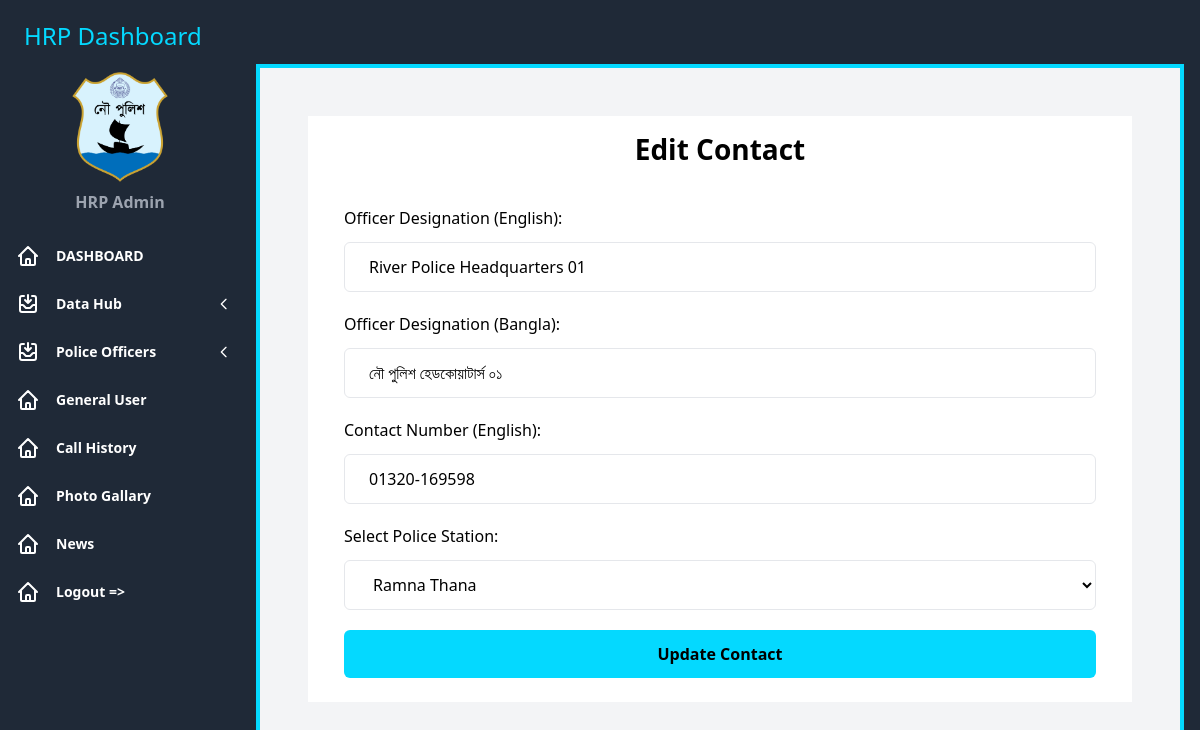
/contact/edit/4 (signed in), run on the app's committed database.
### datahub/models.py (models this page shows, shortened)
class Contact(models.Model):
    designation = models.CharField(max_length=255, blank=False, null=False)
    designation_bn = models.CharField(max_length=255, blank=False, null=False)
    phone_number = models.CharField(max_length=15, blank=False, null=False)
    thana = models.ForeignKey('PrimaryThana', related_name='contact', on_delete=models.CASCADE, null=False, blank=False,)
    created_at = models.DateTimeField(auto_now_add=True)
    updated_at = models.DateTimeField(auto_now=True)

### datahub/views.py (the view, shortened to what this page needs)
# urls.py: path('contact/edit/<int:id>', editContact, name='edit'),
@login_required
def editContact(request, id):
    e = Contact.objects.get(id=id)
    ps = PrimaryThana.objects.all()
    context = {
        'ps': ps,
        'e': e,
    }
    return render(request, 'datahub/editcontact.html', context)

### template/datahub/editcontact.html (shortened to what this page needs)
{% extends 'datahub/base.html' %}
{% block content %}
<div class="flex items-center justify-center p-12">
    <div class="mx-auto w-full max-w-[550px] bg-white">
        <h2 style="text-align: center; font-size: 28px;" class="font-bold my-3">Edit Contact</h2>
      <form
        class="py-6 px-9"
        method="POST"
      >
        <div class="mb-5">
          <label
            for="od"
            class="mb-3 block text-base font-medium text-[#07074D]"
          >
            Officer Designation (English):
          </label>
          <input required
            type="text"
            name="od"
            id="od"
            value="{{e.designation}}"
            class="w-full rounded-md border border-[#e0e0e0] bg-white py-3 px-6 text-base font-medium text-[#6B7280] outline-none focus:border-[#6A64F1] focus:shadow-md"
          />
        </div>
        <div class="mb-5">
            <label
              for="odbn"
              class="mb-3 block text-base font-medium text-[#07074D]"
            >
              Officer Designation (Bangla):
            </label>
            <input required
              type="text"
              name="odbn"
              id="odbn"
              value="{{e.designation_bn}}"
              class="w-full rounded-md border border-[#e0e0e0] bg-white py-3 px-6 text-base font-medium text-[#6B7280] outline-none focus:border-[#6A64F1] focus:shadow-md"
            />
          </div>
          <div class="mb-5">
            <label
              for="contact"
              class="mb-3 block text-base font-medium text-[#07074D]"
            >
              Contact Number (English):
            </label>
            <input required
              type="tel"
              name="contact"
              id="contact"
              value="{{e.phone_number}}"
              class="w-full rounded-md border border-[#e0e0e0] bg-white py-3 px-6 text-base font-medium text-[#6B7280] outline-none focus:border-[#6A64F1] focus:shadow-md"
            />
          </div>
          <div class="mb-5">
            <label
              for="sps"
              class="mb-3 block text-base font-medium text-[#07074D]"
            >
              Select Police Station:
            </label>
            <select name="sps" id="sps" class="w-full rounded-md border border-[#e0e0e0] bg-white py-3 px-6 text-base font-medium text-[#6B7280] outline-none focus:border-[#6A64F1] focus:shadow-md">
                {% for i in ps %}
                    {% if i == e.thana %}
                        <option value="{{i.id}}" selected>{{i.name}}</option>
                    {% else %}
                        <option value="{{i.id}}">{{i.name}}</option>
                    {% endif %}
                {% endfor %}
            </select>
          </div>
        <div>
          <button
            class="hover:shadow-form w-full hover:bg-blue-800 hover:text-white rounded-md bg-green-400 py-3 px-8 text-center text-base font-bold text-black outline-none"
          >
            Update Contact
          </button>
        </div>
      </form>
    </div>
  </div>
{% endblock content %}

### template/datahub/base.html (style rules this page uses)
.bg-green-400, .bg-green-500 { background-color: #04D9FF; }

### data on the page
Contact: od "River Police Headquarters 01", odbn "নৌ পুলিশ হেডকোয়াটার্স ০১", contact "01320-169598"

### other printed values
form field sps "Ramna Thana"
